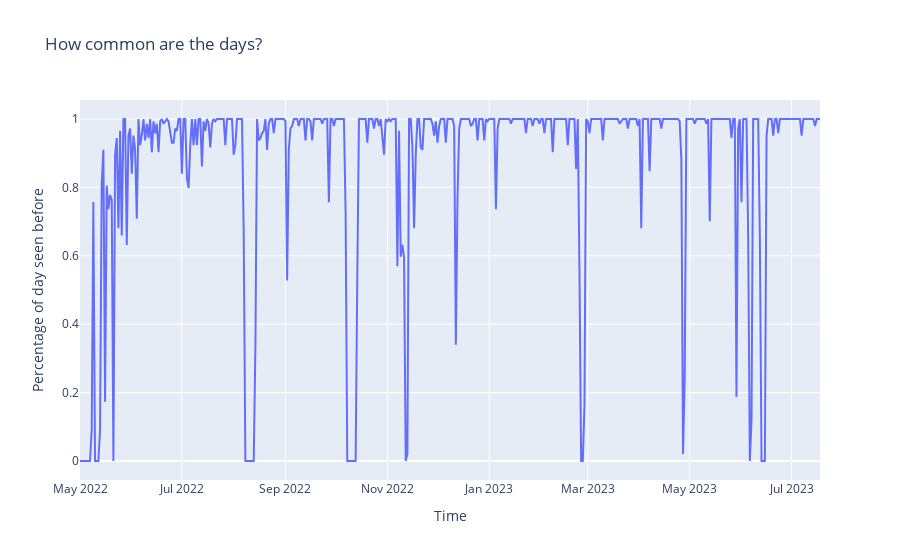

The notebook cell saved with this chart:
### Code cell
fig = px.line(df_plot, x="Time", y="Percentage of day seen before", title='How common are the days?')
fig.show()

### Figure 1 — Plotly figure (JSON) as saved in the notebook; plotly's stock layout.template omitted (floating-point values rounded to 4 significant figures; data arrays with more than 128 entries replaced by an {"elided": "..."} marker saying what was removed)
{"data": [{"hovertemplate": "Time=%{x}<br>Percentage of day seen before=%{y}<extra></extra>", "legendgroup": "", "line": {"color": "#636efa", "dash": "solid"}, "marker": {"symbol": "circle"}, "mode": "lines", "name": "", "orientation": "v", "showlegend": false, "type": "scatter", "x": {"elided": "444 str values"}, "xaxis": "x", "y": {"elided": "444 float values"}, "yaxis": "y"}], "layout": {"legend": {"tracegroupgap": 0}, "title": {"text": "How common are the days?"}, "xaxis": {"anchor": "y", "domain": [0, 1], "title": {"text": "Time"}}, "yaxis": {"anchor": "x", "domain": [0, 1], "title": {"text": "Percentage of day seen before"}}}}
